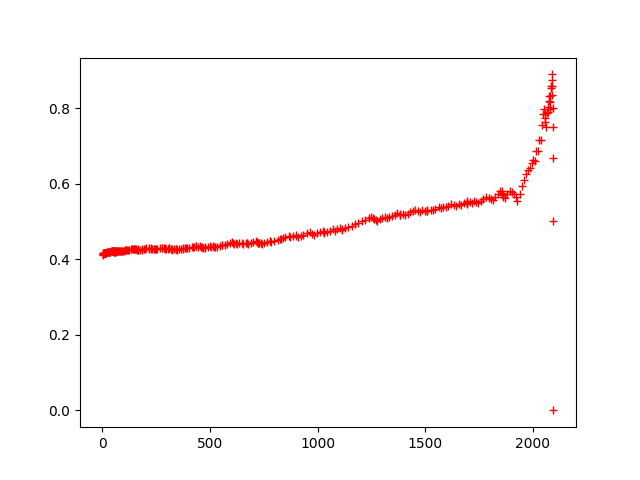

Write Python code to recreate this figure.
from sets import Set
import igraph as ig
from numpy import *
import matplotlib.pyplot as plt

def cal_Q(partition, G):
    els = g.get_edgelist()
    m = len(G.get_edgelist())
    a = {}
    e = {}
    for community in partition:
        t = 0.0
        for node in partition[community]:
            t += len([x for x in G.neighbors(vertex = int(node))])
        a[community] =t / (2*m)
    for community in partition:
        t = 0.0
        for i in range(len(partition[community])):
            for j in range(len(partition[community])):
                if (int(partition[community][i]), int(partition[community][j])) in els:
                    t += 1.0
        e[community] = t / m
    q = 0.0
    for community in partition:
        q += (e[community] - pow(a[community],2))
    return q

def getpartition():
    res = {}
    p = open("Flickr_sampled_edges/community_membership_2K.csv")
    for line in p:
        c = line.split(",")
        if c[1] in res:
            res[c[1]].append(c[0])
        else:
            res[c[1]] = []
            res[c[1]].append(c[0])
    return res

def get_partition(G):
    partition = G.clusters()
    s = str(partition).replace("\n", "").replace(" ", "").split("[")
    m = {}
    for i in range(1, len(s)):
        temp = s[i].split("]")
        id = temp[0]
        context = temp[1].split(",")
        m[id] = context
    return m


path ="Flickr_sampled_edges/edges_sampled_map_2K.csv"
f = open(path)
g = ig.Graph()
edgelist = []
ver = []

for line in f:
    edge = line.split(",")
    e0 = int(edge[0])
    e1 = int(edge[1])
    ver.append(e0)
    ver.append(e1)
    edgelist.append((e0,e1))
size = max(ver)+1
g.add_vertices(size)
g.add_edges(edgelist)
ittimes = len(g.get_edgelist())
betw = g.edge_betweenness()
lenbef = len(g.clusters())
# print(g.components(mode='WEAK'))
for i in range(ittimes):
    betw = g.edge_betweenness()
    id = betw.index(max(betw))
    g.delete_edges(id)
    lennow = len(g.clusters())
    if lennow > lenbef and len(g.get_edgelist()) != 0:
        lenbef = lennow
        partition = get_partition(g)
        print(len(partition))
        # partition = getpartition()
        modi = cal_Q(partition,g)
        print(i,modi)
        plt.plot(i,modi,'r+')
plt.show
